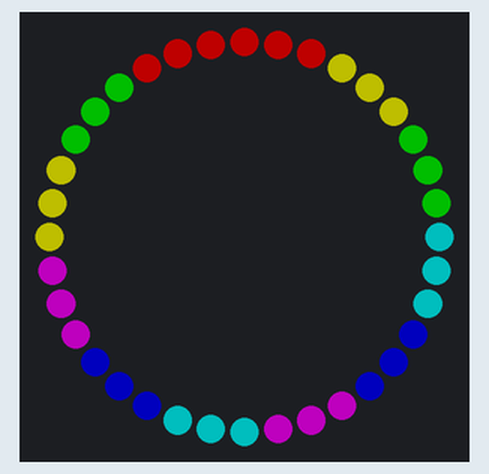
Simulated run of this sketch. Board: ESP32. Shown: 36 RGB LEDs in a ring, first at the top, clockwise. Dim RGB values are drawn brighter than linear; random numbers use the default seed unless the sketch sets one.

Above: at 0.1 s.
At 3.3 s:
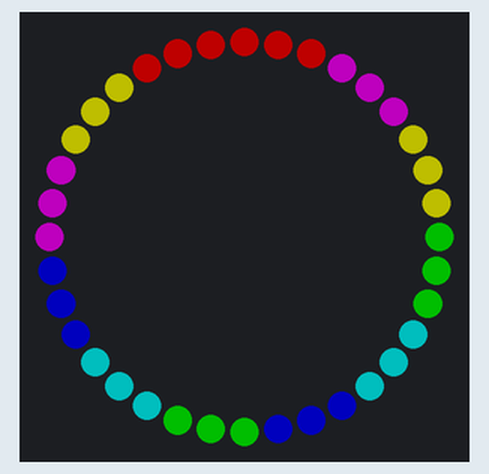
At 5.8 s:
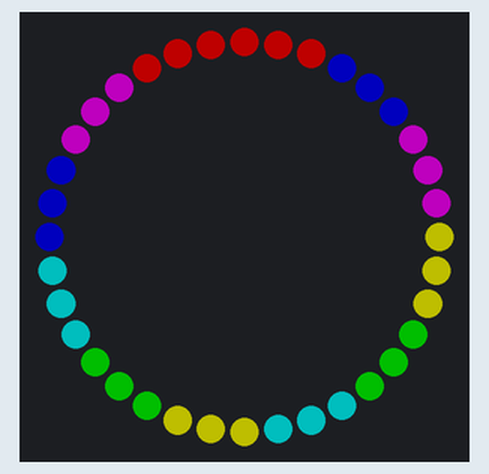
At 8.3 s:
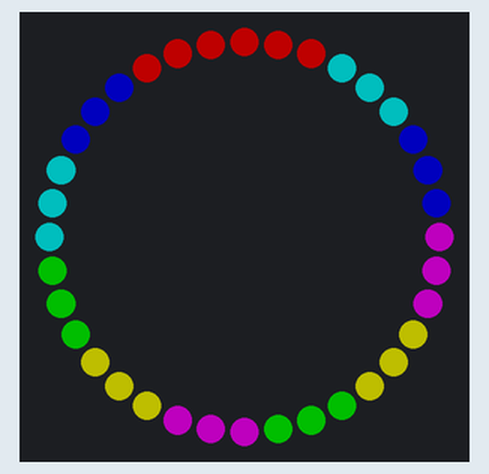
At 12.99 s:
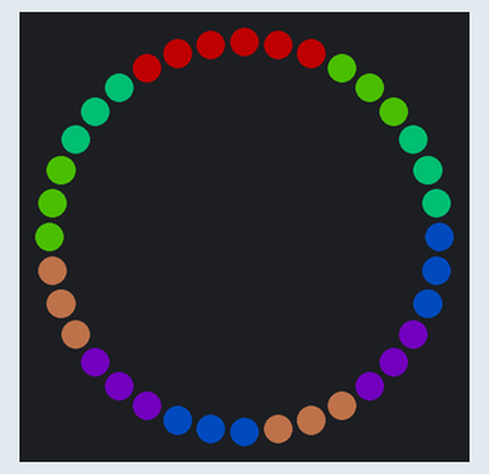

The sketch:

PoleRoll.ino
```cpp
#include <Adafruit_NeoPixel.h>

#define LED_PIN  18
#define NUM_LEDS 36

Adafruit_NeoPixel strip(NUM_LEDS, LED_PIN, NEO_GRB + NEO_KHZ800);

uint32_t off = strip.Color(0, 0, 0);

struct Group {
  uint16_t start;
  uint16_t count;
};

Group groups[12] = {
  {0, 3},  {3, 3},  {6, 3},  {9, 3},
  {12, 3}, {15, 3}, {18, 3}, {21, 3},
  {24, 3}, {27, 3}, {30, 3}, {33, 3}
};

void setGroup(Group g, uint32_t color) {
  strip.fill(color, g.start, g.count);
}

const uint8_t NODE_COUNT = 12;

const uint8_t poleList[][2] PROGMEM = {
  {0,11},{1,9},{2,10},{3,6},{4,7},
  {5,8}
};

const uint8_t POLE_COUNT = sizeof(poleList) / sizeof(poleList[0]);

// One color per pole pair: red, yellow, green, cyan, blue, magenta
const uint16_t poleHues[POLE_COUNT] = {0, 10923, 21845, 32768, 43690, 54613};

#define BRIGHTNESS  80
#define STEP_MS     2500    // time between rolls, including the move itself
#define MOVE_MS     800     // how long each roll takes to slide colors onto their new spikes
#define ROLL_POLE   0       // which poleList pair it rolls around (0 = spikes 0 and 11)
#define ROLL_DIRECTION 1    // 1 or -1 to roll the other way

// Where each spike points, as a unit vector. 0 is the top, 1-5 the upper ring,
// 6-10 the lower ring (each sitting between two upper spikes), 11 the bottom.
float spikeDir[NODE_COUNT][3];

uint32_t poleColor[POLE_COUNT];

uint8_t colorOf[NODE_COUNT];       // which pole color each spike shows now
uint8_t prevColorOf[NODE_COUNT];   // and what it showed before the latest roll
unsigned long lastStep = 0;

// Spike closest to a direction
uint8_t nearestSpike(float x, float y, float z) {
  uint8_t best = 0;
  float bestDot = -2;
  for (uint8_t n = 0; n < NODE_COUNT; n++) {
    float dot = spikeDir[n][0] * x + spikeDir[n][1] * y + spikeDir[n][2] * z;
    if (dot > bestDot) {
      bestDot = dot;
      best = n;
    }
  }
  return best;
}

// Turn the whole color pattern one notch (a fifth of a turn) around the ROLL_POLE pair.
// The two spikes on that pole keep their color; every other color moves to a neighboring spike.
void roll() {
  uint8_t axisNode = pgm_read_byte(&poleList[ROLL_POLE][0]);
  float ax = spikeDir[axisNode][0], ay = spikeDir[axisNode][1], az = spikeDir[axisNode][2];
  float angle = ROLL_DIRECTION * 2.0 * PI / 5.0;
  float c = cos(angle), s = sin(angle);

  for (uint8_t n = 0; n < NODE_COUNT; n++) {
    prevColorOf[n] = colorOf[n];
  }

  for (uint8_t n = 0; n < NODE_COUNT; n++) {
    // Rotate this spike's direction around the pole axis to see where its color lands
    float vx = spikeDir[n][0], vy = spikeDir[n][1], vz = spikeDir[n][2];
    float along = ax * vx + ay * vy + az * vz;
    float cx = ay * vz - az * vy, cy = az * vx - ax * vz, cz = ax * vy - ay * vx;
    float rx = vx * c + cx * s + ax * along * (1 - c);
    float ry = vy * c + cy * s + ay * along * (1 - c);
    float rz = vz * c + cz * s + az * along * (1 - c);

    colorOf[nearestSpike(rx, ry, rz)] = prevColorOf[n];
  }
}

// share 0 = all of colorA, 1 = all of colorB
uint32_t blendColors(uint32_t colorA, uint32_t colorB, float share) {
  uint8_t r = ((colorA >> 16) & 0xFF) * (1 - share) + ((colorB >> 16) & 0xFF) * share;
  uint8_t g = ((colorA >> 8) & 0xFF) * (1 - share) + ((colorB >> 8) & 0xFF) * share;
  uint8_t b = (colorA & 0xFF) * (1 - share) + (colorB & 0xFF) * share;
  return strip.Color(r, g, b);
}

void setup() {
  Serial.begin(9600);
  strip.begin();
  strip.setBrightness(BRIGHTNESS);
  strip.show();
  randomSeed(esp_random());

  float ringZ = 1.0 / sqrt(5.0);       // icosahedron rings sit at this height
  float ringR = 2.0 / sqrt(5.0);       // and this distance from the center axis

  spikeDir[0][0] = 0;  spikeDir[0][1] = 0;  spikeDir[0][2] = 1;
  spikeDir[11][0] = 0; spikeDir[11][1] = 0; spikeDir[11][2] = -1;

  for (uint8_t k = 0; k < 5; k++) {
    float upperAngle = k * 2.0 * PI / 5.0;
    spikeDir[1 + k][0] = ringR * cos(upperAngle);
    spikeDir[1 + k][1] = ringR * sin(upperAngle);
    spikeDir[1 + k][2] = ringZ;

    float lowerAngle = upperAngle - PI / 5.0;
    spikeDir[6 + k][0] = ringR * cos(lowerAngle);
    spikeDir[6 + k][1] = ringR * sin(lowerAngle);
    spikeDir[6 + k][2] = -ringZ;
  }

  // Both spikes of a pole pair start with that pair's color
  for (uint8_t poleIndex = 0; poleIndex < POLE_COUNT; poleIndex++) {
    poleColor[poleIndex] = strip.gamma32(strip.ColorHSV(poleHues[poleIndex], 255, 255));
    colorOf[pgm_read_byte(&poleList[poleIndex][0])] = poleIndex;
    colorOf[pgm_read_byte(&poleList[poleIndex][1])] = poleIndex;
  }
  for (uint8_t n = 0; n < NODE_COUNT; n++) {
    prevColorOf[n] = colorOf[n];
  }
}

void loop()
{
  unsigned long now = millis();

  if (now - lastStep >= STEP_MS) {
    roll();
    lastStep = now;
  }

  // Slide from the old colors to the new ones along an S-curve, then hold until the next roll
  float x = min(now - lastStep, (unsigned long)MOVE_MS) / (float)MOVE_MS;
  float share = (1.0 - cos(x * PI)) / 2.0;

  for (uint8_t nodeIndex = 0; nodeIndex < NODE_COUNT; nodeIndex++) {
    setGroup(groups[nodeIndex], blendColors(poleColor[prevColorOf[nodeIndex]],
                                            poleColor[colorOf[nodeIndex]], share));
  }

  strip.show();
}
```

Measured:
- by itself, everything shown: repeats every 12.5 s, in 20 steps
